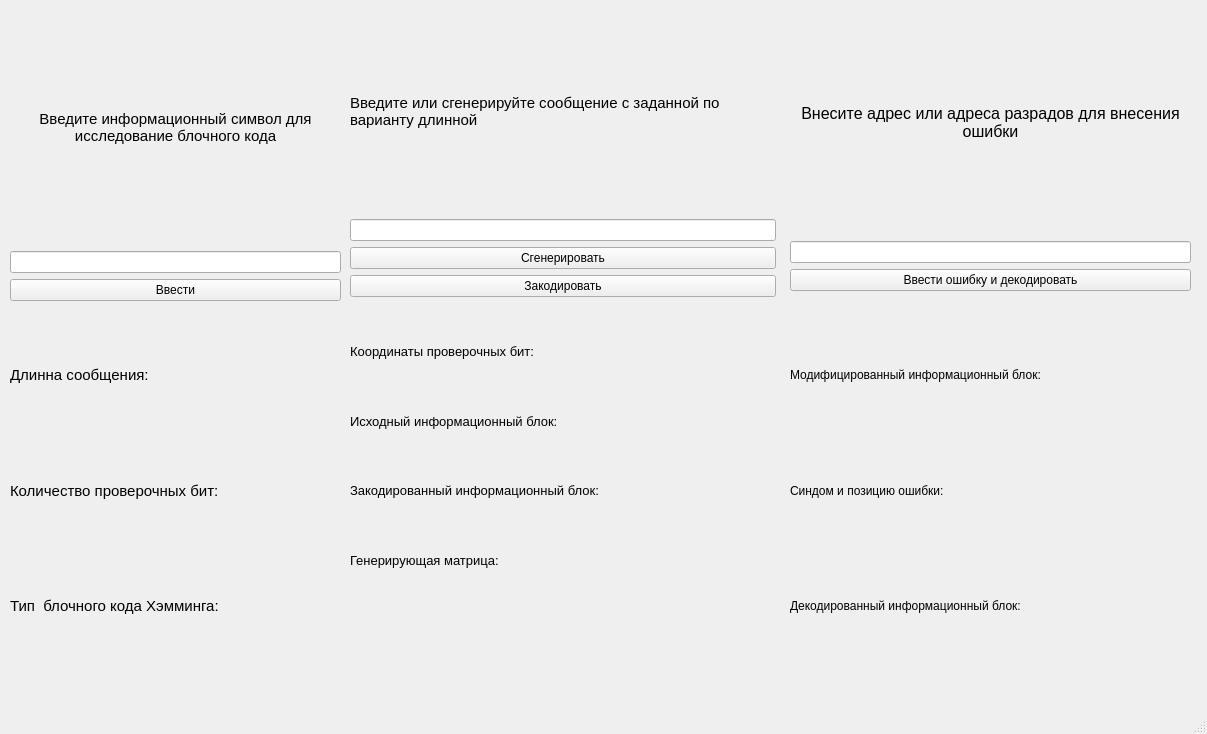
<?xml version="1.0" encoding="UTF-8"?>
<ui version="4.0">
 <class>MainWindow</class>
 <widget class="QMainWindow" name="MainWindow">
  <property name="geometry">
   <rect>
    <x>0</x>
    <y>0</y>
    <width>1207</width>
    <height>734</height>
   </rect>
  </property>
  <property name="windowTitle">
   <string>MainWindow</string>
  </property>
  <widget class="QWidget" name="centralwidget">
   <widget class="QWidget" name="verticalLayoutWidget">
    <property name="geometry">
     <rect>
      <x>10</x>
      <y>10</y>
      <width>331</width>
      <height>291</height>
     </rect>
    </property>
    <layout class="QVBoxLayout" name="verticalLayout">
     <item>
      <widget class="QLabel" name="label">
       <property name="font">
        <font>
         <pointsize>11</pointsize>
        </font>
       </property>
       <property name="text">
        <string>Введите информационный символ для исследование блочного кода</string>
       </property>
       <property name="alignment">
        <set>Qt::AlignCenter</set>
       </property>
       <property name="wordWrap">
        <bool>true</bool>
       </property>
      </widget>
     </item>
     <item>
      <widget class="QLineEdit" name="message_len"/>
     </item>
     <item>
      <widget class="QPushButton" name="message_len_button">
       <property name="text">
        <string>Ввести</string>
       </property>
      </widget>
     </item>
    </layout>
   </widget>
   <widget class="QWidget" name="verticalLayoutWidget_2">
    <property name="geometry">
     <rect>
      <x>350</x>
      <y>10</y>
      <width>426</width>
      <height>287</height>
     </rect>
    </property>
    <layout class="QVBoxLayout" name="verticalLayout_2">
     <item>
      <widget class="QLabel" name="label_2">
       <property name="font">
        <font>
         <pointsize>11</pointsize>
        </font>
       </property>
       <property name="text">
        <string>Введите или сгенерируйте сообщение с заданной по варианту длинной</string>
       </property>
       <property name="wordWrap">
        <bool>true</bool>
       </property>
      </widget>
     </item>
     <item>
      <widget class="QLineEdit" name="input_message">
       <property name="text">
        <string/>
       </property>
      </widget>
     </item>
     <item>
      <widget class="QPushButton" name="generate_message">
       <property name="text">
        <string>Сгенерировать</string>
       </property>
      </widget>
     </item>
     <item>
      <widget class="QPushButton" name="encode_message">
       <property name="text">
        <string>Закодировать</string>
       </property>
      </widget>
     </item>
    </layout>
   </widget>
   <widget class="QWidget" name="verticalLayoutWidget_4">
    <property name="geometry">
     <rect>
      <x>790</x>
      <y>10</y>
      <width>401</width>
      <height>281</height>
     </rect>
    </property>
    <layout class="QVBoxLayout" name="verticalLayout_4">
     <item>
      <widget class="QLabel" name="label_7">
       <property name="font">
        <font>
         <pointsize>12</pointsize>
        </font>
       </property>
       <property name="text">
        <string>Внесите адрес или адреса разрадов для внесения ошибки</string>
       </property>
       <property name="alignment">
        <set>Qt::AlignCenter</set>
       </property>
       <property name="wordWrap">
        <bool>true</bool>
       </property>
      </widget>
     </item>
     <item>
      <widget class="QLineEdit" name="modify_and_decod_input"/>
     </item>
     <item>
      <widget class="QPushButton" name="modify_and_decod_button">
       <property name="text">
        <string>Ввести ошибку и декодировать</string>
       </property>
      </widget>
     </item>
    </layout>
   </widget>
   <widget class="QWidget" name="verticalLayoutWidget_5">
    <property name="geometry">
     <rect>
      <x>350</x>
      <y>320</y>
      <width>421</width>
      <height>341</height>
     </rect>
    </property>
    <layout class="QVBoxLayout" name="verticalLayout_5">
     <item>
      <widget class="QLabel" name="label_check_indices">
       <property name="font">
        <font>
         <pointsize>10</pointsize>
        </font>
       </property>
       <property name="text">
        <string>Координаты проверочных бит: </string>
       </property>
       <property name="wordWrap">
        <bool>true</bool>
       </property>
      </widget>
     </item>
     <item>
      <widget class="QLabel" name="label_input_data">
       <property name="font">
        <font>
         <pointsize>10</pointsize>
        </font>
       </property>
       <property name="text">
        <string>Исходный информационный блок: </string>
       </property>
       <property name="wordWrap">
        <bool>true</bool>
       </property>
      </widget>
     </item>
     <item>
      <widget class="QLabel" name="label_encoded">
       <property name="font">
        <font>
         <pointsize>10</pointsize>
        </font>
       </property>
       <property name="text">
        <string>Закодированный информационный блок: </string>
       </property>
       <property name="wordWrap">
        <bool>true</bool>
       </property>
      </widget>
     </item>
     <item>
      <widget class="QLabel" name="label_matrix_info">
       <property name="sizePolicy">
        <sizepolicy hsizetype="Preferred" vsizetype="Preferred">
         <horstretch>0</horstretch>
         <verstretch>0</verstretch>
        </sizepolicy>
       </property>
       <property name="font">
        <font>
         <pointsize>10</pointsize>
        </font>
       </property>
       <property name="text">
        <string>Генерирующая матрица:</string>
       </property>
      </widget>
     </item>
     <item>
      <widget class="QLabel" name="label_matrix">
       <property name="font">
        <font>
         <pointsize>10</pointsize>
        </font>
       </property>
       <property name="text">
        <string/>
       </property>
       <property name="alignment">
        <set>Qt::AlignCenter</set>
       </property>
      </widget>
     </item>
    </layout>
   </widget>
   <widget class="QWidget" name="verticalLayoutWidget_6">
    <property name="geometry">
     <rect>
      <x>10</x>
      <y>320</y>
      <width>331</width>
      <height>341</height>
     </rect>
    </property>
    <layout class="QVBoxLayout" name="verticalLayout_6">
     <item>
      <widget class="QLabel" name="label_message_len">
       <property name="font">
        <font>
         <pointsize>11</pointsize>
        </font>
       </property>
       <property name="text">
        <string>Длинна сообщения:</string>
       </property>
       <property name="wordWrap">
        <bool>true</bool>
       </property>
      </widget>
     </item>
     <item>
      <widget class="QLabel" name="label_number_of_check_bit">
       <property name="font">
        <font>
         <pointsize>11</pointsize>
        </font>
       </property>
       <property name="text">
        <string>Количество проверочных бит: </string>
       </property>
       <property name="wordWrap">
        <bool>true</bool>
       </property>
      </widget>
     </item>
     <item>
      <widget class="QLabel" name="label_coder_type">
       <property name="font">
        <font>
         <pointsize>11</pointsize>
        </font>
       </property>
       <property name="text">
        <string>Тип  блочного кода Хэмминга: </string>
       </property>
       <property name="wordWrap">
        <bool>true</bool>
       </property>
      </widget>
     </item>
    </layout>
   </widget>
   <widget class="QWidget" name="verticalLayoutWidget_3">
    <property name="geometry">
     <rect>
      <x>790</x>
      <y>320</y>
      <width>401</width>
      <height>341</height>
     </rect>
    </property>
    <layout class="QVBoxLayout" name="verticalLayout_3">
     <item>
      <widget class="QLabel" name="label_modifaed">
       <property name="font">
        <font>
         <pointsize>9</pointsize>
        </font>
       </property>
       <property name="text">
        <string>Модифицированный информационный блок: </string>
       </property>
       <property name="wordWrap">
        <bool>true</bool>
       </property>
      </widget>
     </item>
     <item>
      <widget class="QLabel" name="label_binary_syndrome_and_error_pos">
       <property name="font">
        <font>
         <pointsize>9</pointsize>
        </font>
       </property>
       <property name="text">
        <string>Синдом и позицию ошибки: </string>
       </property>
       <property name="wordWrap">
        <bool>true</bool>
       </property>
      </widget>
     </item>
     <item>
      <widget class="QLabel" name="label_decode">
       <property name="font">
        <font>
         <pointsize>9</pointsize>
        </font>
       </property>
       <property name="text">
        <string>Декодированный информационный блок: </string>
       </property>
       <property name="wordWrap">
        <bool>true</bool>
       </property>
      </widget>
     </item>
    </layout>
   </widget>
  </widget>
  <widget class="QMenuBar" name="menubar">
   <property name="geometry">
    <rect>
     <x>0</x>
     <y>0</y>
     <width>1207</width>
     <height>26</height>
    </rect>
   </property>
  </widget>
  <widget class="QStatusBar" name="statusbar"/>
 </widget>
 <resources/>
 <connections/>
</ui>
